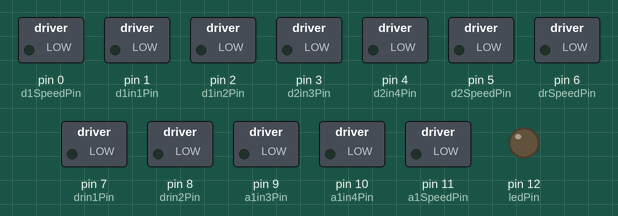
The sketch below on a simulated Arduino Uno, built with avr-gcc and run on an emulated ATmega328P. On the bench: switched loads named in the sketch (green lamp = pin HIGH), output pins drawn as LEDs (lit = HIGH).

Above: at 0.1 s.
At 1.1 s:
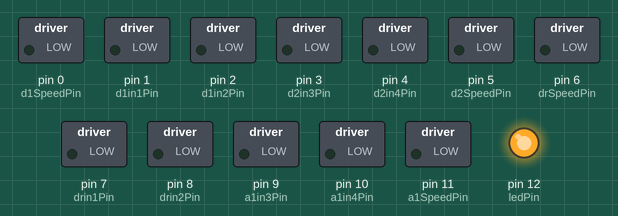
At 8.1 s:
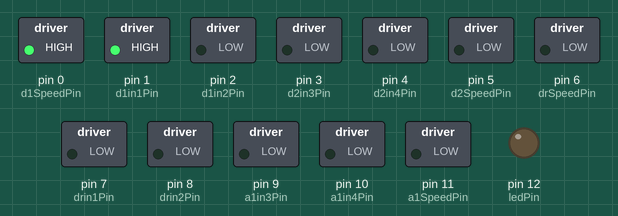
At 19.1 s:
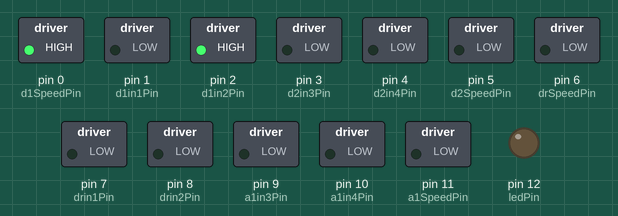
At 39.1 s:
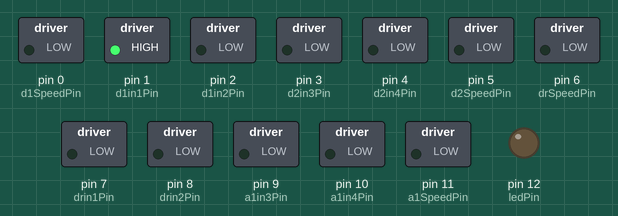
Timing chart, 0 to 40.0 s (numbered marks = the images above):
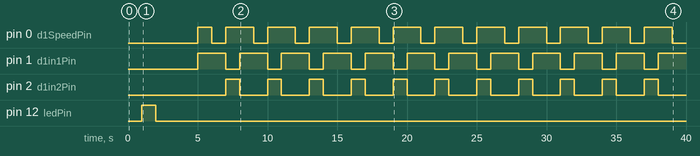

The sketch:

motorTest.ino.ino
```cpp
int ledPin = 12;
int d1SpeedPin = 0;
int d1in1Pin = 1;
int d1in2Pin = 2;
int d2in3Pin = 3;
int d2in4Pin = 4;
int d2SpeedPin = 5;
int drSpeedPin = 6;
int drin1Pin = 7;
int drin2Pin = 8;
int a1in3Pin = 9;
int a1in4Pin = 10;
int a1SpeedPin = 11;


void setup() {
  // put your setup code here, to run once:
  pinMode(ledPin,OUTPUT);
  pinMode(d1SpeedPin,OUTPUT);
  pinMode(d1in1Pin,OUTPUT);
  pinMode(d1in2Pin,OUTPUT);
  pinMode(d2in3Pin,OUTPUT);
  pinMode(d2in4Pin,OUTPUT);
  pinMode(d2SpeedPin,OUTPUT);
  pinMode(drSpeedPin,OUTPUT);
  pinMode(drin1Pin, OUTPUT);
  pinMode(drin2Pin, OUTPUT);
  pinMode(a1in3Pin,OUTPUT);
  pinMode(a1in4Pin,OUTPUT);
  pinMode(a1SpeedPin,OUTPUT);


  delay(1000);
  digitalWrite(ledPin,HIGH);
  delay(1000);
  digitalWrite(ledPin,LOW);
  delay(1000);
  analogWrite(ledPin,127);
  delay(1000);
  digitalWrite(ledPin,LOW);
  delay(1000);

while(1){
  digitalWrite(d1in2Pin,LOW);
  digitalWrite(d1in1Pin,HIGH);
  analogWrite(d1SpeedPin,255);
  delay(1000);
  analogWrite(d1SpeedPin,127);
  delay(1000);
  analogWrite(d1SpeedPin,255);
  digitalWrite(d1in1Pin,LOW);
  digitalWrite(d1in2Pin,HIGH);
  delay(1000);
}

  // analogWrite(d1SpeedPin,0);
  // analogWrite(d2SpeedPin,255);
  // digitalWrite(d2in3Pin,HIGH);
  // delay(1000);
  // digitalWrite(d2in3Pin,LOW);
  // digitalWrite(d2in4Pin,HIGH);
  // analogWrite(d2SpeedPin,127);
  // delay(1000);
  // analogWrite(d2SpeedPin,0);

  // analogWrite(drSpeedPin,255);
  // digitalWrite(drin1Pin,HIGH);
  // delay(1000);
  // digitalWrite(drin1Pin,LOW);
  // digitalWrite(drin2Pin,HIGH);
  // analogWrite(drSpeedPin,127);
  // delay(1000);
  // analogWrite(drSpeedPin,0);

  // analogWrite(a1SpeedPin,255);
  // digitalWrite(a1in3Pin,HIGH);
  // delay(1000);
  // digitalWrite(a1in3Pin,LOW);
  // digitalWrite(a1in4Pin,HIGH);
  // analogWrite(a1SpeedPin,127);
  // delay(1000);
  // analogWrite(a1SpeedPin,0);


}

void loop() {
  // put your main code here, to run repeatedly:

}
```

Measured:
- by itself, pin 0 (d1SpeedPin): repeats every 3.0 s: LOW 1.0 s, HIGH 2.0 s
- by itself, pin 1 (d1in1Pin): alternates HIGH for 2.0 s and LOW for 1.0 s
- by itself, pin 2 (d1in2Pin): LOW → HIGH at 7.0 s, → LOW 1.0 s later, → HIGH 2.0 s later, → LOW 1.0 s later, … (22 changes in this stretch)
- by itself, pin 12 (ledPin): LOW → HIGH at 1.0 s, → LOW 1.0 s later
